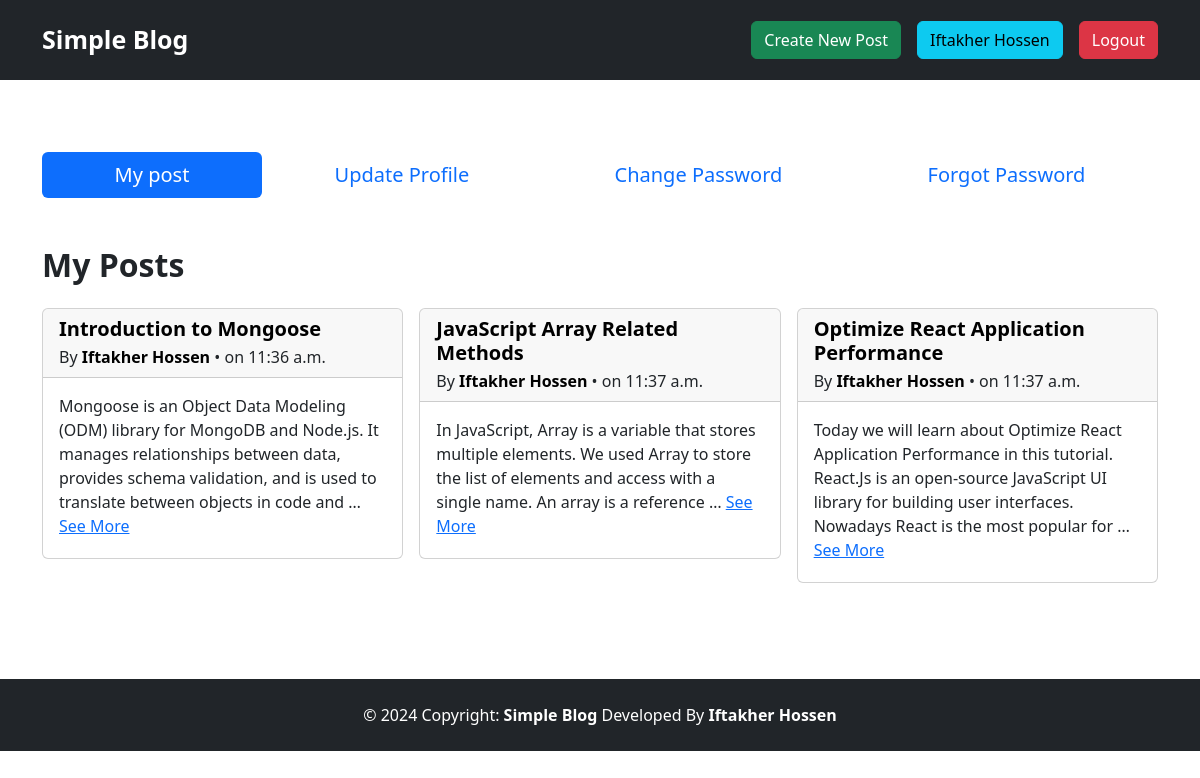
Screenshot of /author/profile/ (signed in) with the database file from the repository.
### posts/models.py (models this page shows, shortened)
class Post(models.Model):
    title = models.CharField(max_length=200)
    slug = models.SlugField(max_length=200, unique=True, null=True, blank=True)
    content = models.TextField()
    category = models.ManyToManyField(Category)
    author = models.ForeignKey(User, on_delete=models.CASCADE)
    created_at = models.DateTimeField(auto_now_add=True)

### author/views.py (the view)
# urls.py: path('profile/', views.profile, name='profile'),
@login_required
def profile(request):
    data = Post.objects.filter(author=request.user)
    return render(request, 'profile.html', {'data':data})

### author/templates/profile.html (shortened to what this page needs)
{% extends 'base.html' %}
{% load crispy_forms_tags %}
{% block content %}
<div>
    <div class="mb-5">
        <nav class="nav nav-pills nav-fill">
            <a class="nav-link fs-5 active" aria-current="page" href="{% url 'profile' %}">My post</a>
            <a class="nav-link fs-5" href="{% url 'update_profile' %}">Update Profile</a>
            <a class="nav-link fs-5" href="{% url 'change_password' %}">Change Password</a>
            <a class="nav-link fs-5" href="{% url 'forgot_password' %}">Forgot Password</a>
        </nav>
    </div>
    <div>
        <h2 class="mb-4 fw-bold">My Posts</h2>
        <div>
            <div class="row row-cols-1 row-cols-lg-2 row-cols-xl-3 g-3">
                {% for post in data %}
                <div class="col">
                    <div class="card">
                        <div class="card-header">
                            <h5 class="card-title fw-bold">
                                <a href="{% url 'view_post' post.slug %}" class="text-decoration-none text-black">{{post.title}}</a>
                            </h5>
                            <p class="card-subtitle">By <a href="{% url 'author' post.author.username %}" class="text-black fw-semibold text-decoration-none">{{post.author.first_name|capfirst}} {{post.author.last_name|capfirst}}</a> • on {{post.created_at|time}}</p>
                        </div>
                        <div class="card-body">
                            <p class="card-text mb-1">
                                {{post.content|truncatewords:30}}
                                <a href="{% url 'view_post' post.slug %}">See More</a>
                            </p>
                        </div>
                    </div>
                </div>
                {% endfor %}
            </div>
        </div>
    </div>
</div>
{% endblock %}

### templates/base.html (shortened to what this page needs)
<!DOCTYPE html>
<html lang="en">
<head>
    <link href="https://cdn.jsdelivr.net/npm/bootstrap@5.3.3/dist/css/bootstrap.min.css" rel="stylesheet">
</head>
<body>
    <nav class="navbar navbar-dark bg-dark sticky-top top-0 navbar-expand-lg">
        <div class="container py-2 d-flex justify-content-between align-items-center">
            <a class="navbar-brand fw-bold" href="{% url 'home' %}" style="font-size:25px;">Simple Blog</a>
            <div class="collapse navbar-collapse" id="navbarSupportedContent">
                <div class="ms-auto d-flex gap-3">
                    {% if user.is_authenticated %}
                        <a href="{% url 'create_post' %}" class="btn btn-success">Create New Post</a>
                        <a href="{% url 'profile' %}" class="btn btn-info">
                            {{user.first_name|capfirst}}
                            {% if user.last_name %}
                                {{ user.last_name|capfirst }}
                            {% endif %}
                        </a>
                        <a href="{% url 'logout' %}" class="btn btn-danger">Logout</a>
                    {% else %}
                        <a href="{% url 'signup' %}" class="btn btn-success">Signup</a>
                        <a href="{% url 'login' %}" class="btn btn-warning">Login</a>
                    {% endif %}
                </div>
            </div>
        </div>
    </nav>
    <main class="container py-5">
        {% block content %}
        {% endblock %}
    </main>
    <footer class="bg-dark mt-5">
        <div class="text-center p-4 text-white">
            © 2024 Copyright:
            <a class="text-white fw-semibold text-decoration-none" href="/">Simple Blog</a>
            Developed By
            <a class="text-white fw-semibold text-decoration-none" href="https://iftakherhossen.vercel.app/">Iftakher Hossen</a>
          </div>
    </footer>
</html>

### rows the page displays
Post: title "Introduction to Mongoose", author.first_name "Iftakher", author.last_name "Hossen", created_at "11:36 a.m.", content "Mongoose is an Object Data Modeling (ODM) library for MongoDB and Node.js. It manages relationships between data, provides schema validation, and is used to translate between objects in code and …"
Post: title "JavaScript Array Related Methods", author.first_name "Iftakher", author.last_name "Hossen", created_at "11:37 a.m.", content "In JavaScript, Array is a variable that stores multiple elements. We used Array to store the list of elements and access with a single name. An array is a reference …"
Post: title "Optimize React Application Performance", author.first_name "Iftakher", author.last_name "Hossen", created_at "11:37 a.m.", content "Today we will learn about Optimize React Application Performance in this tutorial. React.Js is an open-source JavaScript UI library for building user interfaces. Nowadays React is the most popular for …"

### other values shown
{{ user.first_name|capfirst }} "Iftakher"
{{ user.last_name|capfirst }} "Hossen"
